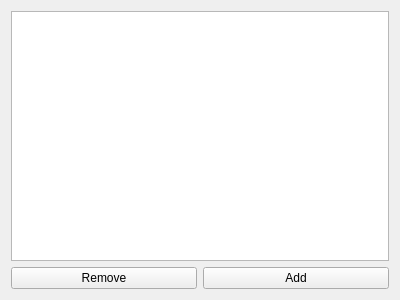
<?xml version="1.0" encoding="UTF-8"?>
<ui version="4.0">
 <class>Form</class>
 <widget class="QWidget" name="Form">
  <property name="geometry">
   <rect>
    <x>0</x>
    <y>0</y>
    <width>400</width>
    <height>300</height>
   </rect>
  </property>
  <property name="windowTitle">
   <string>Form</string>
  </property>
  <layout class="QGridLayout" name="gridLayout">
   <item row="1" column="1">
    <widget class="QPushButton" name="_add">
     <property name="text">
      <string>Add</string>
     </property>
    </widget>
   </item>
   <item row="1" column="0">
    <widget class="QPushButton" name="_remove">
     <property name="text">
      <string>Remove</string>
     </property>
    </widget>
   </item>
   <item row="0" column="0" colspan="2">
    <widget class="QTreeView" name="_view">
     <property name="dragEnabled">
      <bool>true</bool>
     </property>
     <property name="dragDropOverwriteMode">
      <bool>false</bool>
     </property>
     <property name="dragDropMode">
      <enum>QAbstractItemView::InternalMove</enum>
     </property>
     <property name="alternatingRowColors">
      <bool>true</bool>
     </property>
     <property name="autoExpandDelay">
      <number>0</number>
     </property>
     <attribute name="headerVisible">
      <bool>false</bool>
     </attribute>
    </widget>
   </item>
  </layout>
 </widget>
 <resources/>
 <connections/>
</ui>
